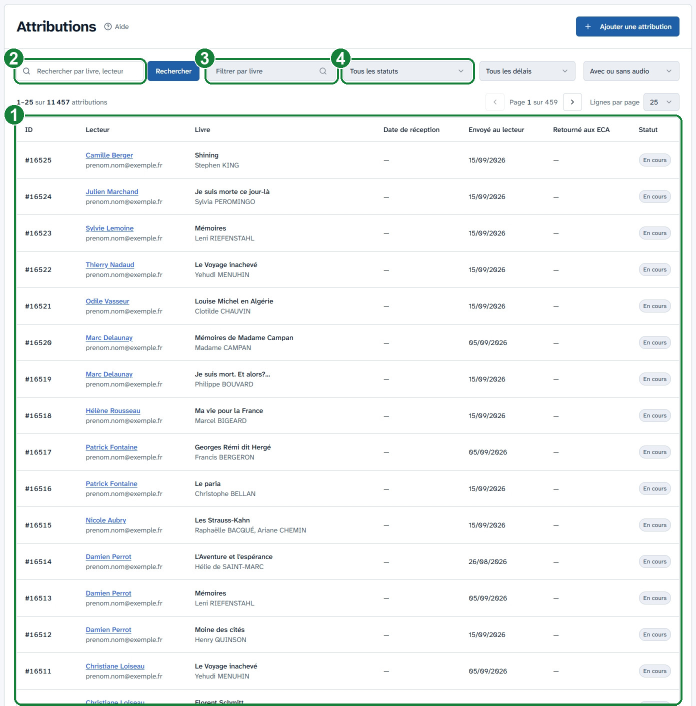
#> input picture content/aide/images/attributions-01.jpg, 1392 x 1411 px (shown at 1/2 size); its folder holds 3 pictures in this run
$ python optimize-aide-images.py ../content/aide/images/attributions-01.jpg
#> lines starting #> are read from the running program, lines starting #| are printed output that depends on the picture
# -*- coding: utf-8 -*-
"""
Allege les captures du mode d'emploi, sans les rendre illisibles.

Les captures partent deux fois : dans /admin/aide, ou chaque image passe par
la route gardee (donc jamais par le CDN d'images de Next), et dans le PDF de
/admin/aide/pdf, qui les charge TOUTES en memoire d'un coup. Le poids du
dossier n'est donc pas un detail d'hebergement : c'est ce qui faisait tomber
le rendu du PDF en 503.

Trois gestes, dans cet ordre :

  1. RAMENER A LA LARGEUR UTILE. Vingt-trois captures faisaient 2048 px de
     large. Le PDF les repose dans une boite de 499 pt ; l'ecran ne leur donne
     pas 900. Au-dela de LARGEUR_MAX on ne paie que du transfert.

  2. TOUT EN JPEG. Les dix PNG du dossier n'utilisaient pas leur couche alpha
     — un aplat opaque stocke sans perte, c'est-a-dire cher. Le PDF y gagne
     aussi : @react-pdf/renderer n'accepte que JPEG et PNG, un seul format
     restant fait un chemin de moins ou se tromper.

  3. REENCODER SANS SOUS-ECHANTILLONNER LA CHROMINANCE (`subsampling=0`).
     Sur une photo, 4:2:0 ne se voit pas ; sur une capture d'interface, il
     bave sur le texte fin et les bordures d'un pixel. Une qualite un peu
     plus basse en 4:4:4 rend un fichier plus petit ET plus net qu'une
     qualite haute en 4:2:0.

Le script est IDEMPOTENT : il n'ecrit un fichier que s'il y gagne, et une
seconde execution ne rejoue donc pas une compression par-dessus l'autre. Un
JPEG reencode dix fois perd ce qu'aucun octet ne rend.

La conversion PNG -> JPG renomme des fichiers CITES par le guide. Le script
reecrit donc lui-meme les references dans `content/aide/*.md` et dans les
specs de `scripts/capture-aide-screenshots.mjs` — un lien casse dans le guide
est un lien silencieux.

Usage :
    python scripts/optimize-aide-images.py            (verification, n'ecrit rien)
    python scripts/optimize-aide-images.py --appliquer
"""
import re
import sys
from pathlib import Path

from PIL import Image

RACINE = Path(__file__).resolve().parent.parent
IMAGES = RACINE / 'content' / 'aide' / 'images'
MARKDOWN = RACINE / 'content' / 'aide'
SPECS = RACINE / 'scripts' / 'capture-aide-screenshots.mjs'

# La boite du PDF fait 499 pt de large. 1200 px la couvre a 2,4x, ce qui tient
# l'ecran haute densite comme l'impression, sans payer les 2048 px que personne
# n'affiche.
LARGEUR_MAX = 1200
QUALITE = 78

# En deca, le gain ne paie pas une generation de recompression.
GAIN_MINIMAL = 0.04


def encoder(image: Image.Image) -> tuple[bytes, Image.Image]:
    """Rend le JPEG et l'image telle qu'elle sera relue (pour la mesurer)."""
    import io

    if image.width > LARGEUR_MAX:
        hauteur = round(image.height * LARGEUR_MAX / image.width)
        image = image.resize((LARGEUR_MAX, hauteur), Image.LANCZOS)

    # Une capture n'a pas d'alpha utile (verifie avant conversion) ; l'aplatir
    # sur du blanc plutot que de laisser PIL choisir un fond noir.
    if image.mode in ('RGBA', 'LA', 'P'):
        image = image.convert('RGBA')
        fond = Image.new('RGB', image.size, (255, 255, 255))
        fond.paste(image, mask=image.getchannel('A'))
        image = fond
    elif image.mode != 'RGB':
        image = image.convert('RGB')

    tampon = io.BytesIO()
    image.save(
        tampon,
        format='JPEG',
        quality=QUALITE,
        optimize=True,
        progressive=True,
        subsampling=0,  # 4:4:4 — voir l'en-tete : le texte fin ne survit pas a 4:2:0.
    )
    return tampon.getvalue(), image


def alpha_utilisee(image: Image.Image) -> bool:
    if image.mode not in ('RGBA', 'LA'):
        return False
    return image.getchannel('A').getextrema()[0] < 255


def reecrire_references(renommages: dict[str, str], appliquer: bool) -> int:
    """Fait suivre les noms changes dans le guide et dans les specs."""
    touches = 0
    cibles = sorted(MARKDOWN.glob('*.md')) + ([SPECS] if SPECS.exists() else [])
    for fichier in cibles:
        texte = fichier.read_text(encoding='utf-8')
        neuf = texte
        for avant, apres in renommages.items():
            neuf = neuf.replace(avant, apres)
        if neuf != texte:
            touches += 1
            if appliquer:
                fichier.write_text(neuf, encoding='utf-8')
    return touches


def main() -> int:
    appliquer = '--appliquer' in sys.argv
    if not IMAGES.is_dir():
        print(f'Dossier introuvable : {IMAGES}')
        return 1

    avant_total = 0
    apres_total = 0
    renommages: dict[str, str] = {}
    reencodes = 0
    inchanges = 0
    gardes_png: list[str] = []

    for chemin in sorted(IMAGES.iterdir()):
        if chemin.suffix.lower() not in ('.jpg', '.jpeg', '.png'):
            continue

        poids_avant = chemin.stat().st_size
        avant_total += poids_avant

        with Image.open(chemin) as image:
#> image is the input picture: PIL image 1392x1411 RGB; mean R, G, B 244.2, 246.9, 246.8
            image.load()
            # Une transparence reellement utilisee interdit le JPEG : on laisse
            # le fichier tel quel plutot que de l'aplatir en douce.
            if alpha_utilisee(image):
                gardes_png.append(chemin.name)
                apres_total += poids_avant
                inchanges += 1
                continue
            donnees, _ = encoder(image)
#> in encoder, `image = image.resize((LARGEUR_MAX, hauteur), Image.LANCZOS)`:
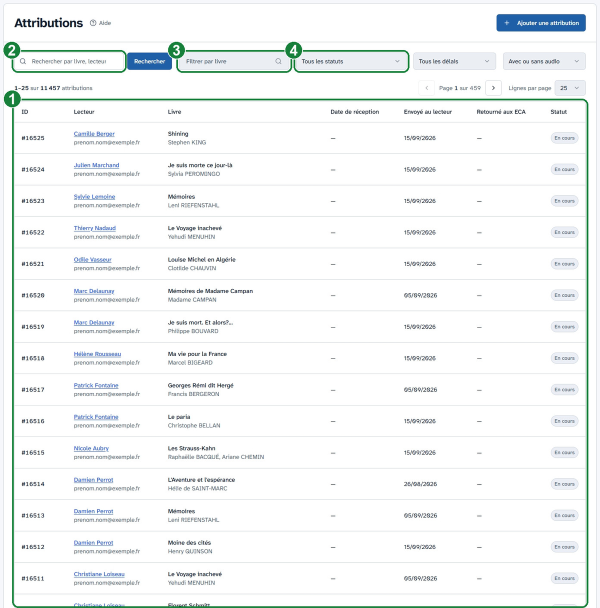
#> image: PIL image 1200x1216 RGB (shown at 1/2 size); mean R, G, B 243.9, 246.5, 246.4

        vers_jpg = chemin.suffix.lower() == '.png'
        destination = chemin.with_suffix('.jpg') if vers_jpg else chemin

        # Un PNG devient JPEG meme sans gain : c'est le format unique qu'on
        # cherche, pas seulement l'octet.
        gain = 1 - len(donnees) / poids_avant
#> gain = 0.462
        if not vers_jpg and gain < GAIN_MINIMAL:
            apres_total += poids_avant
            inchanges += 1
            continue

        apres_total += len(donnees)
#> apres_total = 158733
        reencodes += 1
        if vers_jpg:
            renommages[chemin.name] = destination.name

        if appliquer:
            destination.write_bytes(donnees)
            if vers_jpg and destination != chemin:
                chemin.unlink()

    fichiers_touches = reecrire_references(renommages, appliquer)

    verbe = 'reencodees' if appliquer else 'a reencoder'
    print(f'{reencodes} captures {verbe}, {inchanges} laissees telles quelles')
    if renommages:
        print(f'{len(renommages)} PNG -> JPG, references mises a jour dans {fichiers_touches} fichiers')
    if gardes_png:
        print(f'alpha reellement utilisee, laissees en PNG : {", ".join(gardes_png)}')
    print(
        f'{avant_total / 1e6:.2f} Mo -> {apres_total / 1e6:.2f} Mo '
        f'({(1 - apres_total / avant_total) * 100:.0f} % de moins)'
    )
#| 0.40 Mo -> 0.26 Mo (36 % de moins)
    if not appliquer:
        print('\nVerification seule. Relancer avec --appliquer pour ecrire.')
    return 0


if __name__ == '__main__':
    raise SystemExit(main())
#> (the program exits here)
